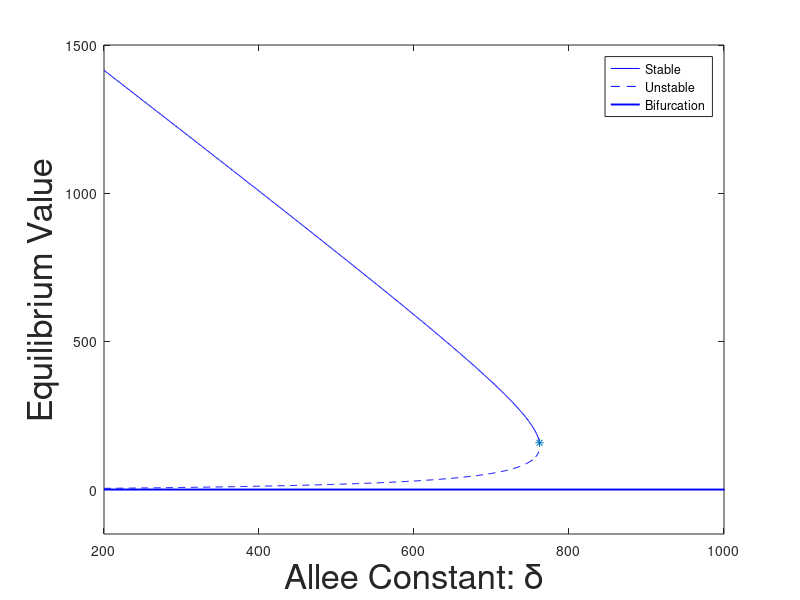

The MATLAB script that drew this image: (Note: this script raises an error after producing the figure.)
%% Figure 5.2a

% Anopheles parameters
beta = 33.3333; 
r = .5;
%x = Parm3(3,i);
%f =  Parm3(4,i);
mu_1 = .2;
mu_0 = 5e-2;
alpha = 0.1020;
mu_2 = 0.0435;
delta2 = 200:762;
    

% Just putting the equilibriums in pieces
aa = (- mu_0*mu_2^2 ).*delta2 - alpha^2*mu_2 *r - alpha* mu_1*mu_2 *r + alpha^2*r*(1-r)*beta ;
   


bb =  sqrt((  (mu_0*mu_2^2).*delta2 + alpha^2* mu_2 *r +alpha*mu_1*mu_2* r - alpha^2*r*(1-r)*beta).^2 - (4*r*alpha).*delta2.*(mu_0*mu_2^3*(mu_1 + alpha)) );

dd = (2*mu_0*mu_2^2*r);

% This are the two equilibria for a given delta value
eq1a = (aa + bb)./dd;
  
eq2a = (aa - bb)./dd;

%
plot(delta2, eq1a,'b', delta2, eq2a,'--b')

xlabel('Allee Constant: \delta' ,'FontSize', 25)

ylabel('Equilibrium Value' ,'FontSize', 25)
hold on
plot([200 1400], [0 0], 'b','LineWidth', 1.4)

%
axis([200,1000, -150, 1500])
hold on
plot(762, 157.7488, '*')
%
legend('Stable','Unstable', 'Bifurcation')

%% Figure 5.2b and Latin hypercube sampling
% Now we choose a sample size
samp = 225;
% This is the latin hypercube command in matlab. When I run it in MatLab
% R2016a, I use the default kernel when I first open matlab.

% Here is the seed

s = RandStream('mt19937ar','Seed',0, 'NormalTransform', 'Ziggurat');
RandStream.setGlobalStream(s)

Parm = lhsdesign(7,samp);


% % Order is beta, r, mu0, mu1, mu2, alpha, delta

% This is my lower and upper bounds
lb = [ 50/4, 0.5,  log(1e-6),  0.05, 0.0333, 0.0333, 50 ]';
ub = [ 122/2, 0.55, log(.1),  0.8,  0.125, 0.125, 250 ]';

% Adjusting random sample to fit bounds
Parm200 = bsxfun(@plus, lb, bsxfun(@times, Parm, (ub-lb)));

% Getting rid of log on mu_0
Parm200(3,:) = exp(Parm200(3,:));




% First I need to refind all equilibriums
eq1 = zeros(225, 1);
eq2 = zeros(225, 1);
for i = 1:samp
    
beta = Parm200(1,i);
r = Parm200(2,i);

mu_0 = Parm200(3,i);
mu_1 = Parm200(4,i);
mu_2 = Parm200(5,i);

alpha =Parm200(6,i);
delta =   Parm200(7,i);
aa = - mu_0*mu_2^2 *delta - alpha^2*mu_2 *r - alpha* mu_1*mu_2 *r + alpha^2*r*(1-r)*beta ;
   


bb =  sqrt((  mu_0*mu_2^2 *delta + alpha^2* mu_2 *r +alpha*mu_1*mu_2* r - alpha^2*r*(1-r)*beta)^2 - 4*r*alpha*delta*mu_0*mu_2^3*(mu_1 + alpha) );

dd = (2*mu_0*mu_2^2*r);


eq1(i) = (aa + bb)/dd;
  
eq2(i) = (aa - bb)/dd;
end



% Finding positive equilibria
kpos = 0;
kimag = 0;
kneg = 0;

for i = 1:samp
  if( isreal(eq1(i) ) )
   if(  eq1(i)> 0 )
       kpos = [kpos, i ];
   elseif (eq1(i) < 0)
       kneg = [kneg, i ] ;
   end
  else
      kimag = [kimag,i];
  end
end
kneg(1) = [];
kpos(1) = [];
kimag(1) = [];

%
Parm = Parm200(:,kpos);
eq1 = eq1(kpos);
eq2 = eq2(kpos);

% These are the ones I will not use, because they have negative and
% imaginary equilbria

Parmnegi = Parm200(:,[kneg, kimag]);


%
bif = zeros(1,192);
del = zeros(1,192);
% I am finding the bifurcation point for each set of parameters, but solving for delta value.
for i =1:192 
% beta   
beta = Parm(1,i);
% r
r = Parm(2,i);
% mu0
mu_0 = Parm(3,i);
%mu1
mu_1 = Parm(4,i);
% mu2
mu_2 = Parm(5,i);
% alpha
alpha = Parm(6,i);

a1 = (  mu_0*mu_2^2)^2;
b1 = 2*mu_0*mu_2^2*(  alpha^2* mu_2 *r +alpha*mu_1*mu_2* r - alpha^2*r*(1-r)*beta)- 4*r*alpha*mu_0*mu_2^3*(mu_1 + alpha);
c1 = (  alpha^2* mu_2 *r +alpha*mu_1*mu_2* r - alpha^2*r*(1-r)*beta)^2;
del(i) = (-b1 + sqrt(b1^2 -4*a1*c1))/ (2*a1);

bb1 = - mu_0*mu_2^2 *del(i) - alpha^2*mu_2 *r - alpha* mu_1*mu_2 *r + alpha^2*r*(1-r)*beta;
ac1 = sqrt((  mu_0*mu_2^2 *del(i) + alpha^2* mu_2 *r +alpha*mu_1*mu_2* r - alpha^2*r*(1-r)*beta)^2 - 4*r*alpha*del(i)*mu_0*mu_2^3*(mu_1 + alpha) );
d = 2*mu_0*mu_2^2*r;

if(abs(ac1)< 1e-4)
bif(i) = -bb1/d;
else
    i
end

end


% Plotting bifurcation with delta value
plot(log10(del),log10(bif), 'o') 
hold on 
%title(' ', 'FontSize', 20)
ylabel('Bifurcation Value' ,'FontSize', 20)

xlabel('Allee Constant: \delta' ,'FontSize', 20)

% axis([ 0 1274, 0 0.5])

% Finding linear regression line of log values
xr = [ ones(192,1), log10(del)'];
line = xr\log10(bif)';

xr2 = [ ones(192,1), del'];
line2 = xr2\bif';

%
hold on
t = [2:8];
plot(t, line(1) + line(2).*t)

%% Figure 5.2c

hold on
plot(log10(Parm(3,:)), log10(bif), 'o') 
hold on 
%title(' ', 'FontSize', 20)
ylabel('Bifurcation Value' ,'FontSize', 20)

xlabel('Density dependent death: \mu_0' ,'FontSize', 20)

% axis([ 0 1274, 0 0.5])

% Finding linear regression line of log values
xr3 = [ ones(192,1), log10(Parm(3,:))'];
line3 = xr3\log10(bif)';

xr4 = [ ones(192,1), Parm(3,:)'];
line4 = xr4\bif';
hold on
t = [-6,-1];
y = line3(1) + line3(2).*t;
plot(t, y)

%% Figure 5.3
% This is the step size I will use for the histogram
stepn = (ub-lb)./20;
for i = 1:7
edges(i,:) = lb(i):stepn(i):ub(i);
end

% mu0 is on a log scale so I do this separately
 step = (log10(ub(5))+6 )/20 ;
stepup= -6: step:log10(ub(5));
stepup = 10.^(stepup);
edges5 = stepup;
%%
 ss2 = zeros(7,2);
  words = { ' Egg laying Rate', ' Male Mosquitoes' ,   'Density Dependent Death Rate of Larvae' ,  'Constant Death Rate of Larvae' ,  'Adult Death Rate', 'Transition Rate from Larvae to Adult' , 'Allee Constant'   };
% % % Order is beta, r, mu0, mu1, mu2, alpha, delta
  xwords =   { '\beta', 'r' ,   '\mu_0' , '\mu_1' ,  '\mu_2' , '\alpha' , '\delta'  };

for i = 1:2



 

 hh = figure


%subplot(1,2,1)  
h1 = histogram(Parm(i,:),edges(i,:));
hold on
  h2= histogram(Parmnegi(i,:),edges(i,:));




% This was to make it easier to compare to normalize the data
h1.Normalization = 'probability';
h2.Normalization = 'probability';

figure
stairs(h1.Values, 'LineWidth', 2)
hold on
stairs(h2.Values, 'LineWidth', 2)

title( words(i), 'Fontsize', 12);
legend('Positive Equilibria', 'Negative or Imaginary Equilibria');
xlabel( xwords(i), 'Fontsize', 20)
ylabel( 'Proportion', 'Fontsize', 15)

%set(gca, 'XTick',  [5:4:21], 'XTickLabel',  [  '10^{-5}','10^{-4}', '10^{-3}', '10^{-2}', '10^{-1}' ])
%set(gca, 'XTick',  [1.5:4:21], 'XTickLabel',  [ .03:.02:.11])
set(gca, 'FontSize', 15);
close(hh)
end

hh= figure
i =3;

%subplot(1,2,1)  
h1 = histogram(Parm(i,:),edges5);
hold on
  h2= histogram(Parmnegi(i,:),edges5);



% This was to make it easier to compare to normalize the data
h1.Normalization = 'probability';
h2.Normalization = 'probability';


set(gca,'xscale','log') 
 figure
stairs(h1.Values, 'LineWidth', 2)
hold on
stairs(h2.Values, 'LineWidth', 2)


title( words(i), 'Fontsize', 12);
legend('Positive Equilibria', 'Negative or Imaginary Equilibria');
xlabel( xwords(i), 'Fontsize', 20)
ylabel( 'Proportion', 'Fontsize', 15)


set(gca, 'FontSize', 15);
close(hh)

for i = 4:7



 

 hh = figure


%subplot(1,2,1)  
h1 = histogram(Parm(i,:),edges(i,:));
hold on
  h2= histogram(Parmnegi(i,:),edges(i,:));




% This was to make it easier to compare to normalize the data
h1.Normalization = 'probability';
h2.Normalization = 'probability';

figure
stairs(h1.Values, 'LineWidth', 2)
hold on
stairs(h2.Values, 'LineWidth', 2)

title( words(i), 'Fontsize', 12);
legend('Positive Equilibria', 'Negative or Imaginary Equilibria');
xlabel( xwords(i), 'Fontsize', 20)
ylabel( 'Proportion', 'Fontsize', 15)

%set(gca, 'XTick',  [5:4:21], 'XTickLabel',  [  '10^{-5}','10^{-4}', '10^{-3}', '10^{-2}', '10^{-1}' ])
%set(gca, 'XTick',  [1.5:4:21], 'XTickLabel',  [ .03:.02:.11])
set(gca, 'FontSize', 15);
close(hh)
end




%% Figure 5.4a
% Note: this takes some over 15 minutes to run

%  Matrix for samples without Allee effect of Latin hypercube 190 samples
% Set up
% For IV

in = (eq2./eq1);
e = zeros(192,1);
for i = 1:192
    
  beta = Parm(1,i);
r = Parm(2,i);

mu_0 = Parm(3,i);
mu_1 = Parm(4,i);
mu_2 = Parm(5,i);

alpha =Parm(6,i); 
    

% This is the equilibrium when there is no Allee effect i.e. delta = 0
   e(i) =  ((1-r)*alpha^2*beta - mu_1*mu_2*alpha - mu_2*alpha^2) /(mu_2^2*mu_0);
    
    
end

% Making sure that the Allee threshold/Carrying capacity < 15 percent
[rel, place2] = sort(in);

[noa, place] = sort(e);
toobig(1) = find(place==place2(end));
toobig(2) = find(place==place2(end-1));
%
% Removing the two too large Relative Allee effects
place(toobig) = [];


% Matrix for samples
xx  = linspace(.01,.2,15);
zz = zeros(15,192);

%
for j = 1:15;
tic
for i= 1:192;
%187
iV = [ 0,0, 0,  eq1(i)*in(i)^.05 , 0, 10];
%parm = [ 46.7863    0.5124    0.01    0.4311  158.0851    0.5590    0.3337    0.0987    0.0399]

 % beta   
parm(1) = Parm(1,i);
% r
parm(2) = Parm(2,i);
% mu0
parm(3) = Parm(3,i);
%mu1
parm(4) = Parm(4,i);
% mu2
parm(5) = Parm(5,i);
% alpha
parm(6) = Parm(6,i);
% delta
parm(7) =  Parm(7,i);
% x
parm(8) = xx(j);
% f
parm(9) = 0.5;
% fd
parm(10) = 0;

tspan = [0,5000];
%solving the ODE 
options = odeset('NonNegative',1:6);


[t,y] = ode45(@gene_ode,tspan, iV, options,parm);
%semilogy(t,sum(y(:,4:6),2), 'LineWidth', 2);
%hold on
%legend('J_{WW}','J_{DW}','J_{DD}','A_{WW}','A_{DW}','A_{DD}','Location','South')
 zz(j,i) = sum(y(end,4:6));
end
toc
end

%

% I log scale it so that the color scale is easier to read

zzl = log10(zz);

%

figure
imagesc(zzl(:,place))
c = colorbar;
caxis([0 , 5.5])
%
% converting it from log scale
newtic = 0:5;
newtic = 10.^newtic;

set(c,'YTick',0:5,'YTickLabel', newtic)

%
 xti = ones(1,15) - round(xx, 2);
k = [1:47:188, 190];
set(gca, 'XTick',  k, 'XTickLabel',  round(e(place(k)))) % 10 ticks 
set(gca, 'YTick', 1:3:15, 'YTickLabel', xti(1:3:15) ) % 20 ticks
title('No Allee Effect', 'FontSize', 20)
%xlabel(' Allee Threshold/ Carrying Capacity' ,'FontSize', 18)

xlabel('Equilibria' ,'FontSize', 20, 'FontWeight', 'bold')
colormap copper
ylabel('Gene Drive' ,'FontSize', 20, 'FontWeight', 'bold')


%% Figure 5.4b
% Note: this takes some over 15 minutes to run

% Matrix for samples WITH Allee effect of Latin hypercube 190 samples

zz2 = zeros(15,192);



%
for j = 1:15;
tic
for i= 1:192;
%187
iV = [ 0,0, 0,  eq1(i)*in(i)^.05 , 0, 10];
%parm = [ 46.7863    0.5124    0.01    0.4311  158.0851    0.5590    0.3337    0.0987    0.0399]

 % beta   
parm(1) = Parm(1,i);
% r
parm(2) = Parm(2,i);
% mu0
parm(3) = Parm(3,i);
%mu1
parm(4) = Parm(4,i);
% mu2
parm(5) = Parm(5,i);
% alpha
parm(6) = Parm(6,i);
% delta No Allee effect
parm(7) =  0;
% x
parm(8) = xx(j);
% f
parm(9) = 0.5;
% fd
parm(10) = 0;

tspan = [0,5000];
%solving the ODE 
options = odeset('NonNegative',1:6);


[t,y] = ode45(@gene_ode,tspan, iV, options,parm);
%semilogy(t,sum(y(:,4:6),2), 'LineWidth', 2);
%hold on
%legend('J_{WW}','J_{DW}','J_{DD}','A_{WW}','A_{DW}','A_{DD}','Location','South')
 zz2(j,i) = sum(y(end,4:6));
end
toc
end

%

% I log scale it so that the color scale is easier to read

zzl2 = log10(zz2);

%

figure
imagesc(zzl2(:,place))
c = colorbar;
caxis([0 , 5.5])
%
% converting it from log scale
newtic = 0:5;
newtic = 10.^newtic;

set(c,'YTick',0:5,'YTickLabel', newtic)

%
 xti = ones(1,15) - round(xx, 2);
k = [1:47:188, 190];
set(gca, 'XTick',  k, 'XTickLabel',  round(e(place(k)))) % 10 ticks 
set(gca, 'YTick', 1:3:15, 'YTickLabel', xti(1:3:15) ) % 20 ticks
title('Allee Effect', 'FontSize', 20)
%xlabel(' Allee Threshold/ Carrying Capacity' ,'FontSize', 18)

xlabel('Equilibria' ,'FontSize', 20, 'FontWeight', 'bold')
colormap copper
ylabel('Gene Drive' ,'FontSize', 20, 'FontWeight', 'bold')


%% Figure 5.5a and b
% Note this takes over 15 minutes to run

%Intitializing
zxf2 = zeros(11,11);
zxfA2 = zeros(11,11);
tic
for i = 1:11;
    
for j = 1:11;
 
    
%%% order of parameter
%%%% beta r mu_0 mu_1 mu_2 alpha delta x f fd 
%parm = [33.3333, 0.5, 5e-2, 0.2, 0.0435,0.1020, 0, 0.5, 0.5, 0];
parm = [ 33.3333    0.5    0.05    0.2  0.0435      0.102  0  0.5  .2 0];

iV = [ 0,0, 0, 50 , 0, 10];

parm(8) = xg(i);
parm(9) = f(j); 





tspan = [0,5000];
%solving the ODE 
options = odeset('NonNegative',1:6);

[t,y] = ode45(@gene_ode,tspan, iV, options,parm);

%
%semilogy(t,y, 'LineWidth', 2);

 zxf2(i,j) = sum(y(end,4:6));
end

end
toc

for i = 1:11;
    tic
for j = 1:11;
 
%%% order of parameter
%%%% beta r mu_0 mu_1 mu_2 alpha delta x f fd 
%parm = [33.3333, 0.5, 5e-2, 0.2, 0.0435,0.1020, 0, 0.5, 0.5, 0];
parm = [ 33.3333    0.5    0.05    0.2  0.0435      0.102  150  0.5  .2 0];

iV = [ 0,0, 0, 50 , 0, 10];

parm(8) = xg(i);
parm(9) = f(j); 





tspan = [0,500];
%solving the ODE 
options = odeset('NonNegative',1:6);

[t,y] = ode45(@gene_ode,tspan, iV, options,parm);

%
%semilogy(t,y, 'LineWidth', 2);

 zxfA2(i,j) = sum(y(end,4:6));
end
toc
end

%%

figure
imagesc(zxf2)
c = colorbar;
ylabel(c,'Population at Equilbrium','FontSize',20)

%
set(gca, 'XTick',  1:2:11, 'XTickLabel',  f(1:2:11)) % 10 ticks 
set(gca, 'YTick', [1:2:11], 'YTickLabel', 1-xg([1:2:11]) )

xlabel('Fertility of Heterozygote' ,'FontSize', 15)

ylabel('Gene Drive' ,'FontSize', 15)
title('Varying fertility and Gene Drive' ,'FontSize', 15)
colormap bone
hold on
plot([ 1.5,1.5,2.5, 2.5, 3.5, 3.5, 4.5, 4.5, 5.5, 5.5, 6.5,6.5,7.5,7.5, 9.5, 9.5, 10.5, 10.5, 11.5],[ .5,2.5, 2.5, 4.5, 4.5, 5.5, 5.5, 6.5, 6.5, 7.5,7.5,8.5,8.5, 9.5, 9.5, 10.5, 10.5, 10.5, 10.5], 'w','LineWidth', 5)
plot([1.5,11.5],[1.5, 1.5],'w','LineWidth', 5)

hold on
plot([ 1.5,1.5,2.5, 2.5, 3.5, 3.5, 4.5, 4.5, 5.5, 5.5, 6.5,6.5,7.5,7.5, 9.5,  11.5],[ .5,2.5, 2.5, 4.5, 4.5, 4.5, 4.5, 5.5, 5.5, 5.5, 5.5,5.5, 5.5, 4.5, 4.5, 4.5], ':w','LineWidth', 5)



% Now we find the difference with Allee
difA = (zxf2 - zxfA2)./zxf2;

figure
imagesc(difA)
c = colorbar;
ylabel(c,'Population Difference','FontSize',20)

%
set(gca, 'XTick',  1:2:11, 'XTickLabel',  f(1:2:11)) % 10 ticks 
set(gca, 'YTick', [1:2:11], 'YTickLabel', 1-xg([1:2:11]) )

xlabel('Fertility of Heterozygote' ,'FontSize', 15)

ylabel('Gene Drive' ,'FontSize', 15)
title('Change in Population due to Allee Effect' ,'FontSize', 15)

colormap copper
hold on
plot([ 1.5,1.5,2.5, 2.5, 3.5, 3.5, 4.5, 4.5, 5.5, 5.5, 6.5,6.5,7.5,7.5, 9.5, 9.5, 10.5, 10.5, 11.5],[ .5,2.5, 2.5, 4.5, 4.5, 5.5, 5.5, 6.5, 6.5, 7.5,7.5,8.5,8.5, 9.5, 9.5, 10.5, 10.5, 10.5, 10.5], ':w','LineWidth', 5)
plot([1.5,11.5],[1.5, 1.5],':k','LineWidth', 5)

hold on
plot([ 1.5,1.5,2.5, 2.5, 3.5, 3.5, 4.5, 4.5, 5.5, 5.5, 6.5,6.5,7.5,7.5, 9.5,  11.5],[ .5,2.5, 2.5, 4.5, 4.5, 4.5, 4.5, 5.5, 5.5, 5.5, 5.5,5.5, 5.5, 4.5, 4.5, 4.5], 'k','LineWidth', 5)


%% Figure 5.6

% All lines were found in mathematica, but plotted here
figure
subplot(1,3,1)
plot([-.05, 1.05], [.25, .25], 'k', 'LineWidth', 3)
hold on 
axis([ -.05, 1.05, -.05, 1.05])
plot( [.25, 1.05],[.25, 1.05], 'k', 'LineWidth', 3)
title(' x = 0.5')
ylabel('f_d: Fertility of Homozygous Gene Drive')

set(gca, 'FontSize', 18)
%
subplot(1,3 ,2)
plot([-.05, 1.05], [.25, .25], 'k', 'LineWidth', 3)
hold on 
axis([ -.05, 1.05, -.05, 1.05])
plot( [.25, .25],[-.05, 1.05], 'k', 'LineWidth', 3)
title(' x = 0.8')
xlabel('f: Fertility of Heterozygotes')
set(gca, 'FontSize', 18)

subplot(1,3 ,3)
plot([-.05, 1.05], [.25, .25], 'k', 'LineWidth', 3)
hold on 
axis([ -.05, 1.05, -0.05, 1.05])
plot( [0.0526, 0.0526],[-.05, 1.05], 'k', 'LineWidth', 3)

title(' x = 0.95')

set(gca, 'FontSize', 18)

%% Figure 5.7

samp = 11; 

ff = linspace(0,1,samp); % values 0:.1:1 for f 
fdd = linspace(1,0,samp); % values 0:.1:1 for fd 
zziv = zeros(samp,samp);
zziv2 = zeros(samp,samp);

for i = 1:samp;

for j = 1:samp

%%% Initial conditions
mos = 2000;
test = 10;
iV = [ 0,0, 0, mos-test , 0, test];

%%% Order of parameter
%%%% is beta, r, mu0, mu1, mu2, alpha, delta, x, f, fd 
parm = [33.3333, 0.5, 0.05, 0.2, 0.0435,0.1020, 150, 0.5, 0.5, 0];


%%% Over-writing some of the parameters that are varied
parm(8) = .8;  % This is gene drive, if you want 90, make it =0.9
parm(9) = ff(j);% The heterozygous fertiility f
parm(10) = fdd(i); % The homozygous fertility fd


 tspan = [0 10000]; % use this for better accuracy, allows matlab to chose time step
%tspan = 0:10000;% use to run faster (note may have to choose values > 2000 for some situations)

%%% solving the ODE 
% options = odeset('NonNegative',1:6); % use this for best accuracy but
% much slower
options = [];%odeset('NonNegative',1:6); % use this for faster but less accurate near zero


[t,y] = ode45(@gene_ode,tspan, iV, options,parm);


zziv(i,j) = sum(y(end,4:6));

end

end


for i = 1:samp;

for j = 1:samp

%%% Initial conditions
mos = 10;
test = 2000;
iV = [ 0,0, 0, mos-test , 0, test];

%%% Order of parameter
%%%% is beta, r, mu0, mu1, mu2, alpha, delta, x, f, fd 
parm = [33.3333, 0.5, 0.05, 0.2, 0.0435,0.1020, 150, 0.5, 0.5, 0];


%%% Over-writing some of the parameters that are varied
parm(8) = .8;  % This is gene drive, if you want 90, make it =0.9
parm(9) = ff(j);% The heterozygous fertiility f
parm(10) = fdd(i); % The homozygous fertility fd


 tspan = [0 10000]; % use this for better accuracy, allows matlab to chose time step
%tspan = 0:10000;% use to run faster (note may have to choose values > 2000 for some situations)

%%% solving the ODE 
% options = odeset('NonNegative',1:6); % use this for best accuracy but
% much slower
options = [];%odeset('NonNegative',1:6); % use this for faster but less accurate near zero


[t,y] = ode45(@gene_ode,tspan, iV, options,parm);


zziv2(i,j) = sum(y(end,4:6));

end

end

imagesc(zziv)
c = colorbar;
caxis([1 , 1650])
 %colormap(map);
set(gca,'fontsize',14,'xtick',1:11,'xticklabel',0:.1:1,'ytick',1:11,'yticklabel',fliplr(0:.1:1))

ylabel('f_d: Fertility of Homozygous Gene Drive')
xlabel('f: Fertility of Heterozygotes')

title('Initial Amount of Wild Mosquitoes greater than Gene Drive')
ylabel(c,'Population at Equilibrium','FontSize',20)
hold on
plot([-.05, 1.05], [.25, .25], 'w', 'LineWidth', 3)
hold on 
axis([ -.05, 1.05, -.05, 1.05])
plot( [.25, .25],[-.05, 1.05], 'k', 'LineWidth', 3)

figure
imagesc(zziv2)
c = colorbar;
caxis([1 , 1650])
 %colormap(map);
set(gca,'fontsize',14,'xtick',1:11,'xticklabel',0:.1:1,'ytick',1:11,'yticklabel',fliplr(0:.1:1))

ylabel('f_d: Fertility of Homozygous Gene Drive')
xlabel('f: Fertility of Heterozygotes')

title('Initial Amount of Gene Drive Mosquitoes greater than wild')

ylabel(c,'Population at Equilibrium','FontSize',20)
hold on
plot([-.05, 1.05], [.25, .25], 'w', 'LineWidth', 3)
hold on 
axis([ -.05, 1.05, -.05, 1.05])
plot( [.25, .25],[-.05, 1.05], 'w', 'LineWidth', 3)
